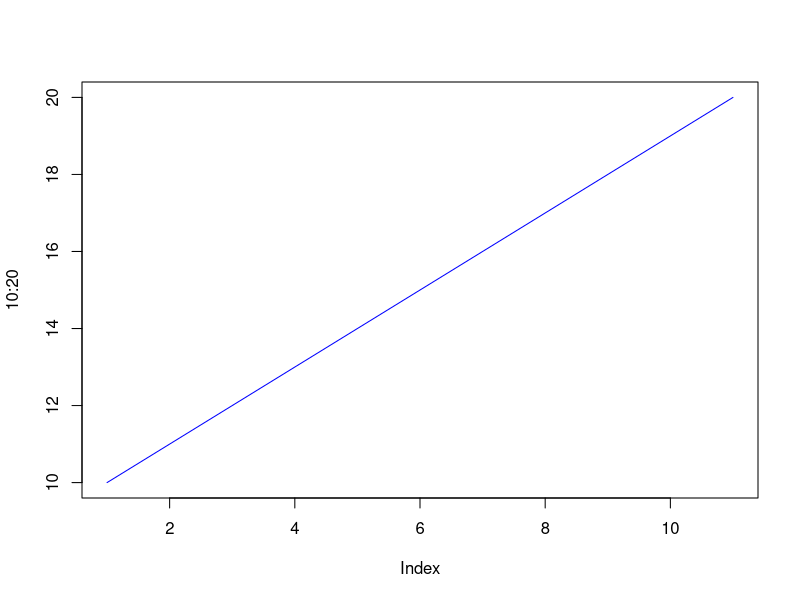
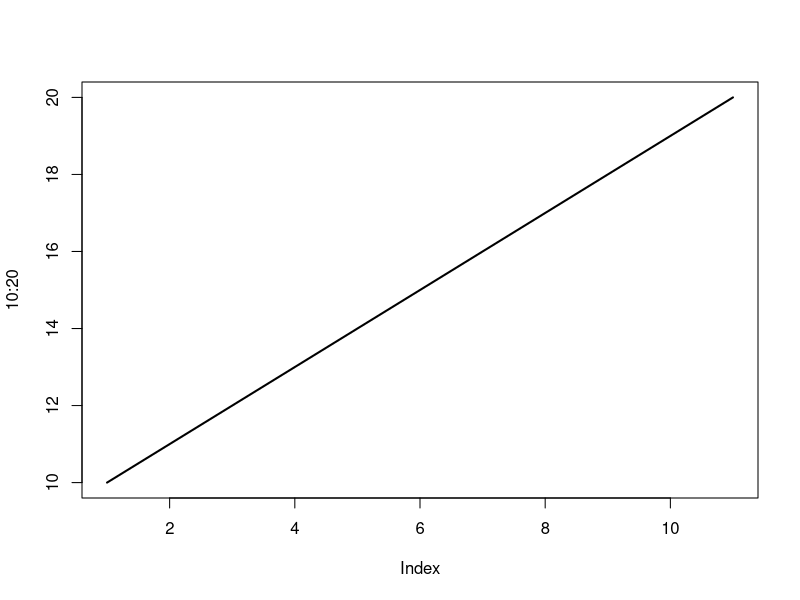
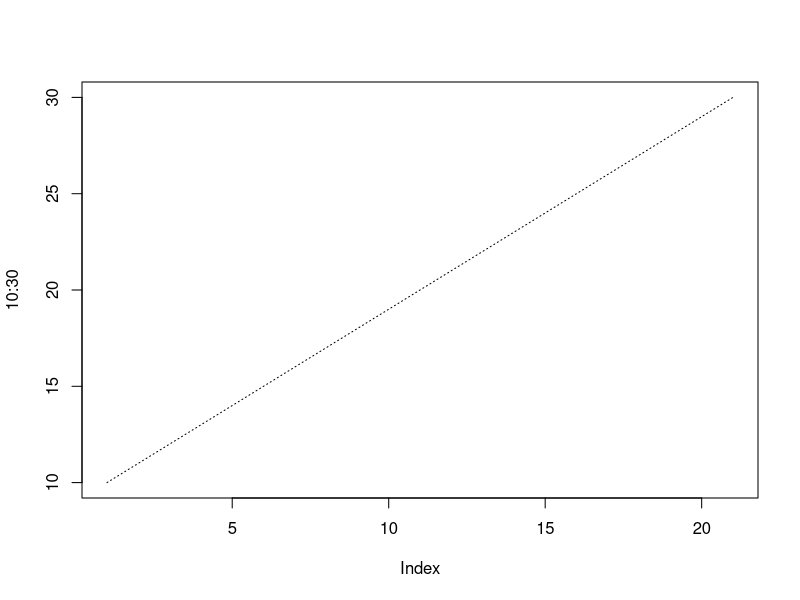
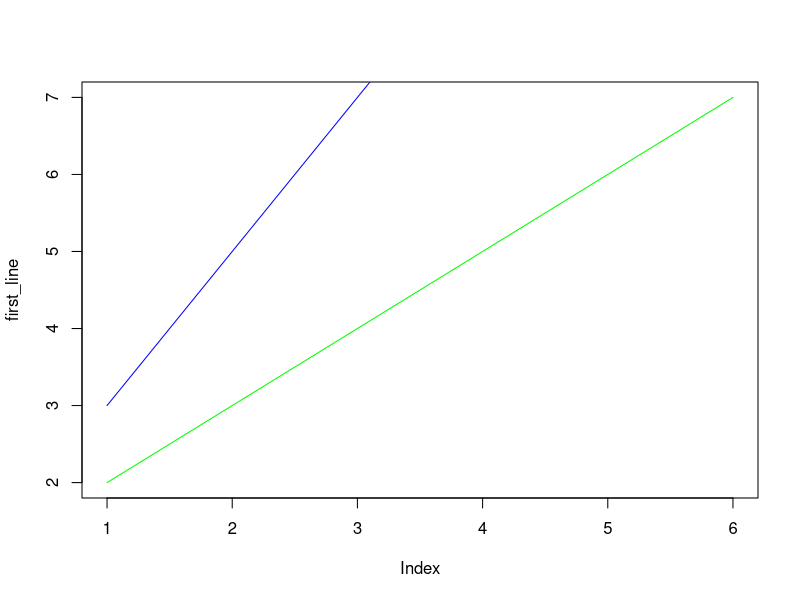

Write the R code that produced these figures, in order.
#Lines

# colors for lines
plot(10:20, type='l', col='blue')

# the width of line
plot(10:20, type='l', lwd=2)  #200% (only work with integer)

# style of line
plot(10:30, type='l', lty=3)

# multiple lines
first_line <- c(2,3,4,5,6,7)
second_line <- c(3,5,7,9,11,13)

plot(first_line, type = 'l', col='green')
lines(second_line, col='blue')